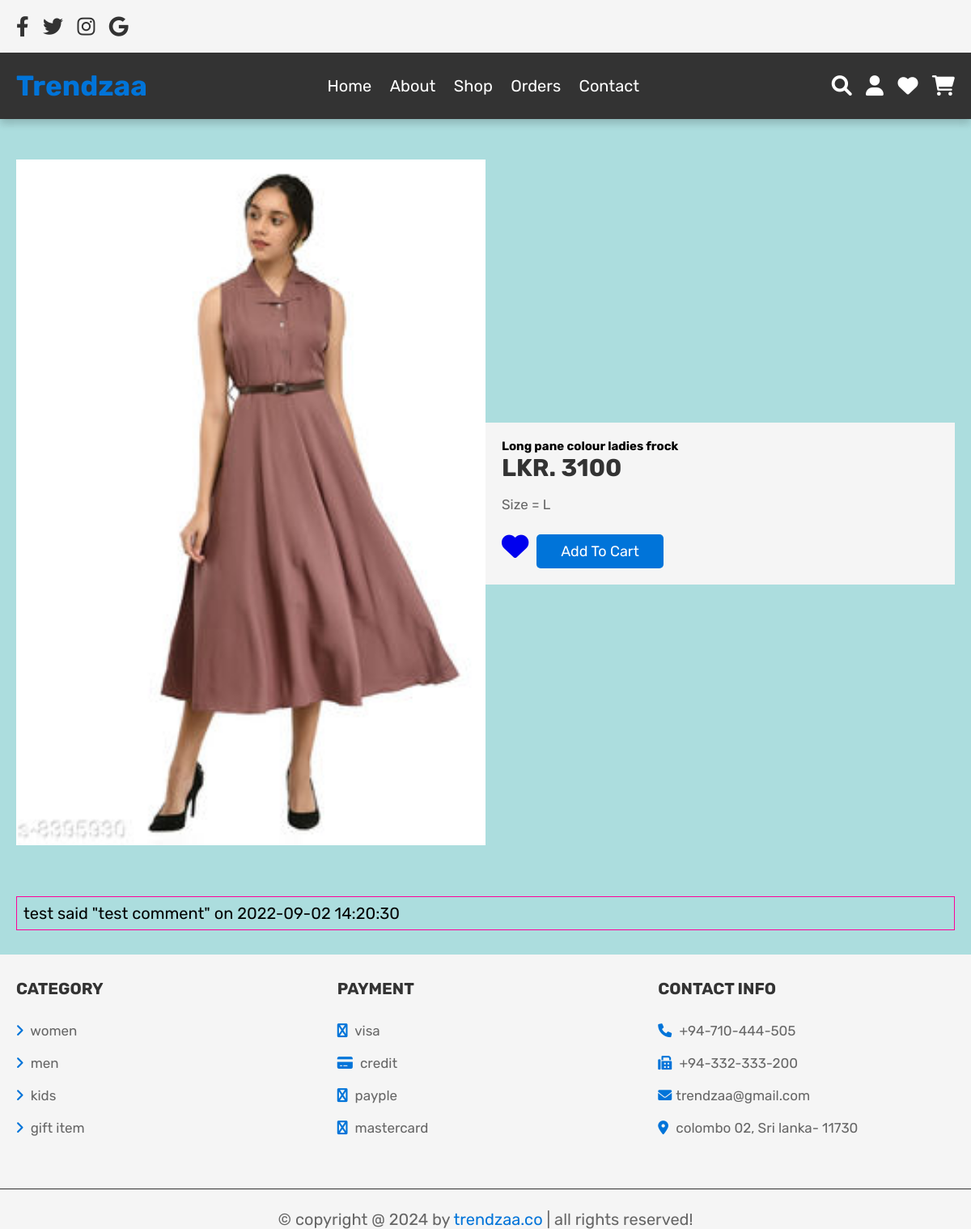
The page /singleitem.php?itemid=1 (signed in) on the database its author committed.
### tables this page shows
CREATE TABLE `items` (
  `id` int(11) NOT NULL,
  `name` varchar(100) NOT NULL,
  `price` varchar(100) NOT NULL,
  `image` varchar(100) NOT NULL,
  `catid` int(11) NOT NULL,
  `description` varchar(1000) NOT NULL,
  `userid` int(11) NOT NULL,
  `deleted` int(11) NOT NULL DEFAULT 0
);

CREATE TABLE `reviews` (
  `id` int(11) NOT NULL,
  `itemid` int(11) NOT NULL,
  `userid` int(11) NOT NULL,
  `comment` varchar(1000) NOT NULL,
  `dtime` varchar(250) NOT NULL
);

CREATE TABLE `users` (
  `id` int(11) NOT NULL,
  `name` varchar(100) NOT NULL,
  `email` varchar(100) NOT NULL,
  `password` varchar(100) NOT NULL,
  `type` varchar(100) NOT NULL,
  `active` int(11) NOT NULL DEFAULT 1
);

### singleitem.php (the view, shortened to what this page needs)
<?php
include_once('controllers/dbcon.php');
?>
<!DOCTYPE html>
<html lang="en">
<head>
   <link rel="stylesheet" href="https://cdnjs.cloudflare.com/ajax/libs/font-awesome/6.0.0/css/all.min.css">
   <link rel="stylesheet" href="css/style.css">
</head>
<body>
<?php include 'header.php' ;?>
<?php
            $itemid = $_GET['itemid'];
            $itemsql = "SELECT * from items where id=$itemid";
            $itemresult = $conn->query($itemsql);
            if ($itemresult->num_rows > 0) {
                while($row = $itemresult->fetch_assoc())
                {
                    $singleitm = $row;
                }
            } else {
                echo "<font color='red'> Ooops ! No Records ! </font>";
            }
            ?>
<section class="about">
   <div class="flex">
      <div class="image">
         <img src="uploads/<?php echo $singleitm['image'];?>" alt="">
      </div>
      <div class="content">
            <h1><?php echo $singleitm['name']; ?></h1>
            <h3>LKR. <?php echo $singleitm['price']; ?></h3>
            <p><?php echo $singleitm['description']; ?></p>
            <?php
            $userid = $_SESSION['userid'];
            $wishsql = "SELECT * from wishlist where itemid=$itemid and userid =$userid";
            $wishresult = $conn->query($wishsql);
            if ($wishresult->num_rows > 0) {
                    ?>
                    <a href="controllers/removewishlist.php?itemid=<?php echo $singleitm['id']; ?>"><i class="fas fa-heart" style="font-size:25pt;color:red;"></i></a>&nbsp&nbsp&nbsp
                        <?php
            } else {
                ?>
            <a href="controllers/addwishlist.php?itemid=<?php echo $singleitm['id']; ?>"><i class="fas fa-heart" style="font-size:25pt;"></i></a>&nbsp&nbsp&nbsp
                <?php
            }
            ?>
<a href="controllers/addcart.php?itemid=<?php echo $singleitm['id']; ?>" class="btn">Add to Cart</a>
      </div>
   </div>
</section>
<section>
<table>
   <?php
            $reviewsql = "SELECT * FROM `reviews` JOIN users on reviews.userid=users.id where itemid=$itemid";
            $reviewresult = $conn->query($reviewsql);
            if ($reviewresult->num_rows > 0) {
                while($reviewrow = $reviewresult->fetch_assoc())
                {
                    echo '
                    <tr>
                        <td>'.$reviewrow['name'].' said "'.$reviewrow['comment'].'" on '.$reviewrow['dtime'].'</td>
                     </tr>
                    ';
                }
            } else {
                echo "<font color='red'> No Reviews Yet ! </font>";
            }
            ?>
      </table>
</section>
<?php
include'footer.php';
   ?>
</body>
</html>

### css/style.css (style rules this page uses)
:root { --blue:#0000ae; --red:#c0392b; --light-blue:#0074D9; --sandy-tan:#ACDDDE; --orange:#f39c12; --black:#333; --white:#fff; --light-color:#666; --light-white:#ccc; --light-bg:#f5f5f5; --border:.1rem solid var(--black); --box-shadow:0 .5rem 1rem rgba(0,0,0,.1); }
* { font-family: 'Rubik', sans-serif; margin:0; padding:0; box-sizing: border-box; outline: none; border:none; text-decoration: none; transition:all .2s linear; }
body { background-color: var(--sandy-tan); }
html { font-size: 62.5%; overflow-x: hidden; scroll-behavior: smooth; scroll-padding-top: 6.5rem; }
.btn, .option-btn, .delete-btn, .white-btn { display: inline-block; margin-top: 1rem; padding:1rem 3rem; cursor: pointer; color:var(--white); font-size: 1.8rem; border-radius: .5rem; text-transform: capitalize; }
.white-btn, .btn { background-color: var(--light-blue); }
section { padding: 3rem 2rem; max-width: 1200px; margin: 0 auto; }
.about .flex { max-width: 1200px; margin:0 auto; display: flex; align-items: center; flex-wrap: wrap; }
.about .flex .image { flex:1 1 40rem; }
.about .flex .image img { width: 100%; }
.about .flex .content { flex:1 1 40rem; padding:2rem; background-color: var(--light-bg); }
.about .flex .content h3 { font-size: 3rem; color:var(--black); text-transform: uppercase; }
.about .flex .content p { padding:1rem 0; line-height: 2; font-size: 1.7rem; color:var(--light-color); }

### singleitem.php (style rules this page uses)
table { font-family: arial, sans-serif; border-collapse: collapse; width: 100%; }
td, th { font-size: 15pt; border: 1px solid #FF0099; text-align: left; padding: 8px; }

### rows shown on the page
items: image (picture), name "Long pane colour ladies frock", price "3100", description "Size = L"
reviews: userid.name "test", comment "test comment", dtime "2022-09-02 14:20:30"
